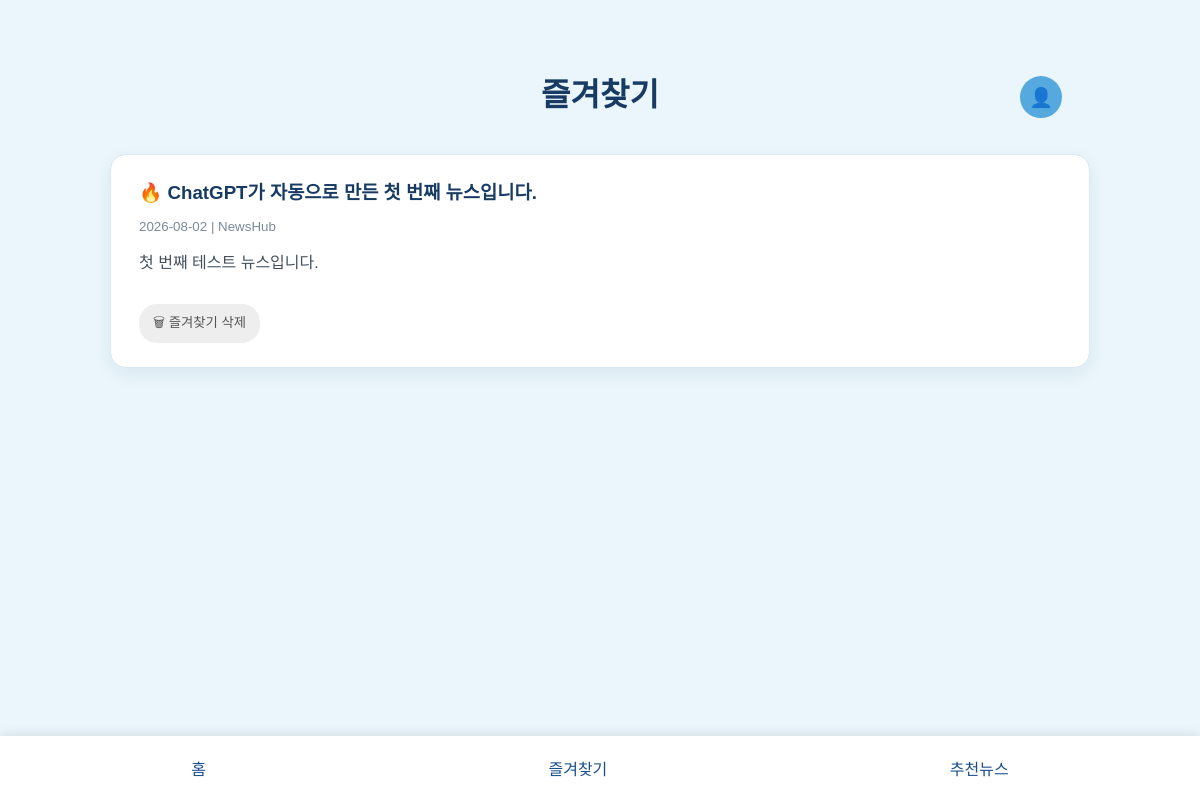
The app's page /favorites (signed in), older data.
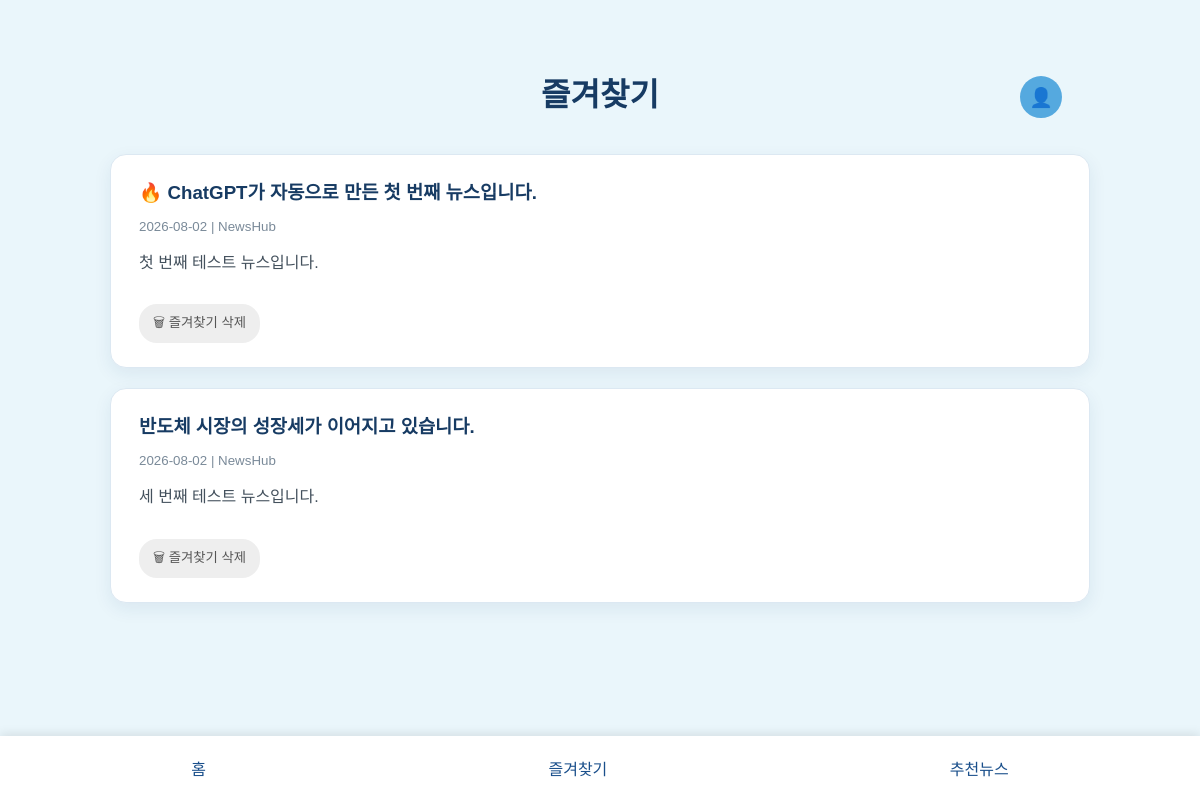
The same page, newer data.
### tables this page shows
CREATE TABLE favorites (
            id INTEGER PRIMARY KEY AUTOINCREMENT,
            username TEXT NOT NULL,
            news_id INTEGER NOT NULL,
            news_title TEXT NOT NULL,
            news_content TEXT NOT NULL,
            news_date TEXT NOT NULL,
            news_source TEXT NOT NULL,
            UNIQUE(username, news_id)
        );

### app.py (the view)
@app.route("/favorites")
def favorites():
    username = session.get("username")
    if not username:
        return redirect(url_for("login"))
    connection = sqlite3.connect("news.db")
    favorite_news = connection.execute(
        """
        SELECT
            id,
            news_title,
            news_content,
            news_date,
            news_source
        FROM favorites
        WHERE username = ?
        ORDER BY id DESC
        """,
        (username,)
    ).fetchall()
    connection.close()
    return render_template(
        "favorites.html",
        favorite_news=favorite_news
    )

### templates/favorites.html (shortened to what this page needs)
<!DOCTYPE html>
<html lang="ko">
<head>
    <link
        rel="stylesheet"
        href="{{ url_for('static', filename='style.css') }}"
    >
</head>
<body>
    <div class="title-row">
        <h1>즐겨찾기</h1>
        {% if session.get("username") %}
            <a href="{{ url_for('profile') }}" class="profile-icon">
                👤
            </a>
        {% else %}
            <a href="{{ url_for('login') }}" class="profile-icon">
                👤
            </a>
        {% endif %}
    </div>
    <main>
        {% if favorite_news %}
            {% for news in favorite_news %}
            <article>
                <h3>{{ news[1] }}</h3>
                <small>
                    {{ news[3] }} | {{ news[4] }}
                </small>
                <p>{{ news[2] }}</p>
                <form
                    method="POST"
                    action="{{ url_for(
                        'delete_favorite',
                        favorite_id=news[0]
                    ) }}"
                >
                    <button
                        type="submit"
                        class="delete-button"
                    >
                        🗑 즐겨찾기 삭제
                    </button>
                </form>
            </article>
            {% endfor %}
        {% else %}
            <p>아직 즐겨찾기한 뉴스가 없습니다.</p>
        {% endif %}
    </main>
    <footer>
        <a href="{{ url_for('home') }}">홈</a>
        <a href="{{ url_for('favorites') }}">즐겨찾기</a>
        <a href="{{ url_for('interests') }}">추천뉴스</a>
    </footer>
</body>
</html>

### static/style.css (style rules this page uses)
* { box-sizing: border-box; }
body { min-height: 100vh; margin: 0; padding: 30px 24px 100px; background-color: #eaf6fb; color: #173b63; font-family: Arial, sans-serif; }
h1 { margin: 40px 0 10px; text-align: center; color: #173b63; }
p { color: #555555; }
.title-row { position: relative; width: min(92%, 980px); height: 50px; margin: 40px auto 10px; }
.title-row h1 { margin: 0; line-height: 50px; text-align: center; }
.title-row .profile-icon { position: absolute; top: 50%; left: calc(50% + 420px); transform: translateY(-45%); display: flex; justify-content: center; align-items: center; width: 42px; height: 42px; border-radius: 50%; background-color: #55a9df; color: #ffffff; text-decoration: none; font-size: 19px; font-weight: normal; cursor: pointer; }
button { padding: 10px 20px; border: none; border-radius: 20px; background-color: #5dade2; color: #ffffff; cursor: pointer; }
main { width: min(92%, 980px); margin: 34px auto 100px; padding: 0; }
article { width: 100%; margin-bottom: 20px; padding: 24px 28px; background-color: #ffffff; border: 1px solid #dce8f2; border-radius: 16px; box-shadow: 0 6px 18px rgba(30, 70, 110, 0.08); transition: transform 0.2s ease, box-shadow 0.2s ease; }
article h3 { margin: 0 0 10px; color: #173b63; line-height: 1.5; }
article small { color: #7a8a99; }
article p { margin-top: 14px; color: #44515d; line-height: 1.7; }
.delete-button { margin-top: 12px; padding: 8px 14px; border-radius: 18px; background-color: #eeeeee; color: #555555; }
footer { position: fixed; z-index: 30; right: 0; bottom: 0; left: 0; display: flex; justify-content: space-around; padding: 12px 20px; background-color: #ffffff; box-shadow: 0 -2px 10px rgba(0, 0, 0, 0.1); }
footer a { padding: 8px 12px; color: #1a4f8b; text-decoration: none; }

Row changes from the older to the newer data that the page shows:
added favorites: news_title "반도체 시장의 성장세가 이어지고 있습니다.", news_date "2026-08-02", news_source "NewsHub", news_content "세 번째 테스트 뉴스입니다."
